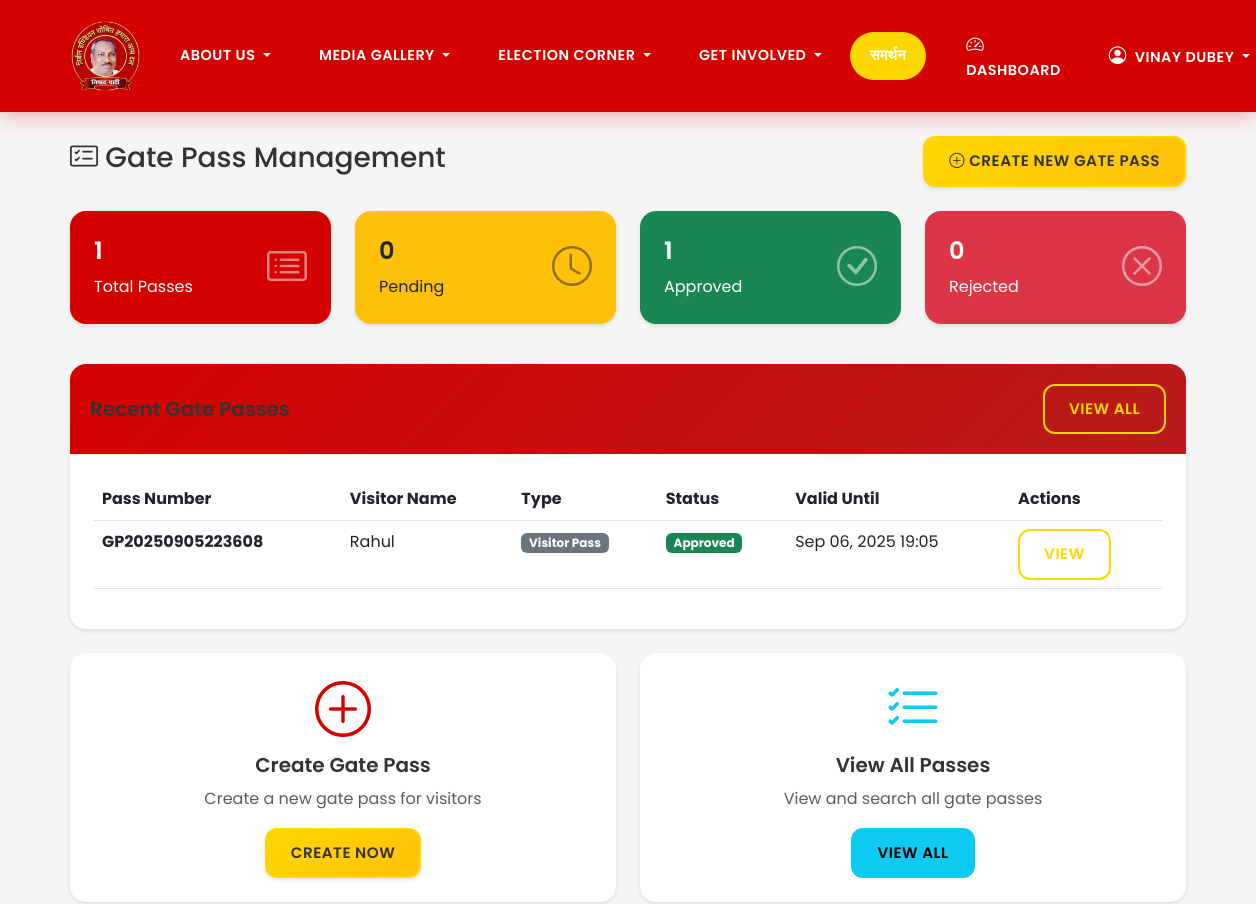
Page /gatepass/ (signed in, upper part) on the earlier database version.
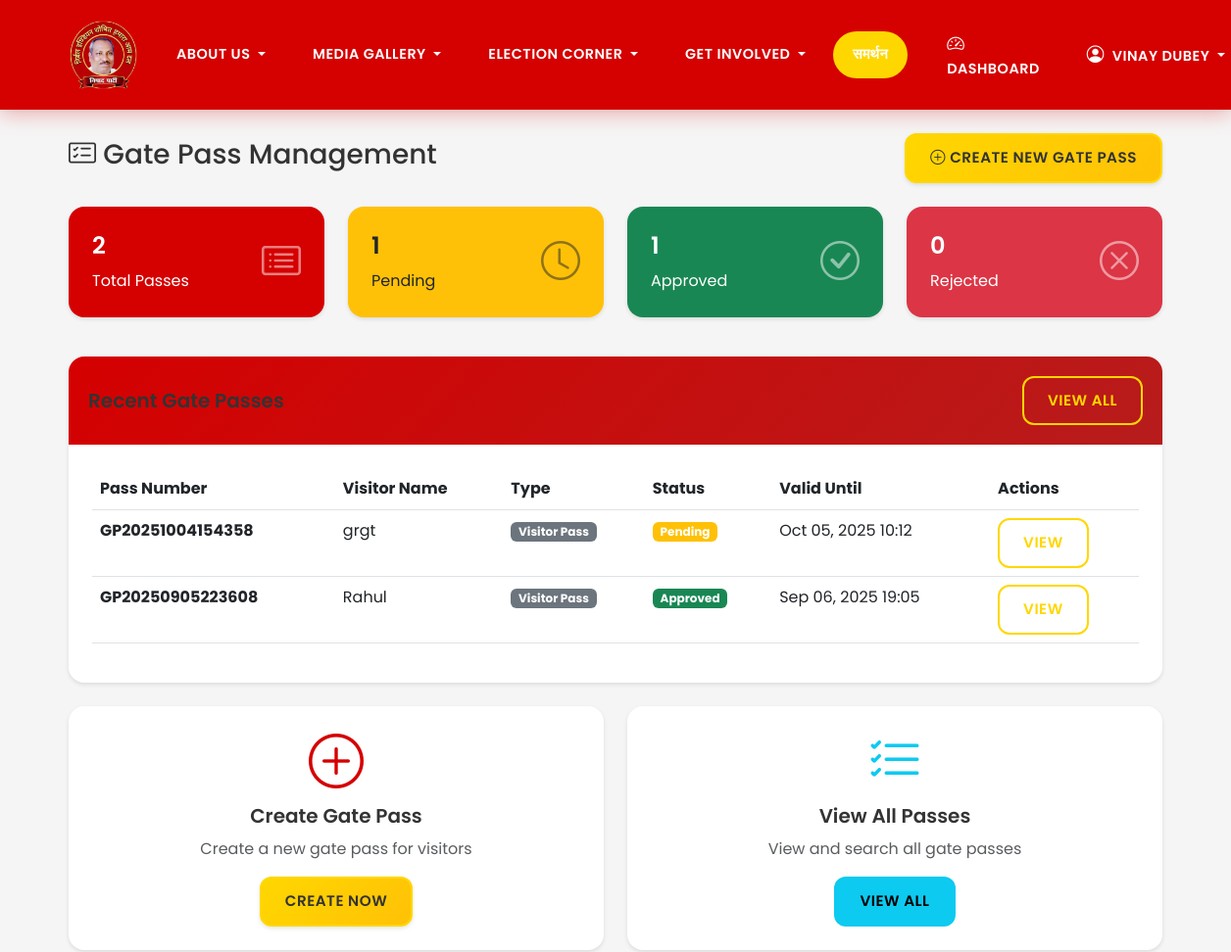
Same page on the later database version.
### gatepass/models.py (models this page shows, shortened)
class GatePass(models.Model):
    pass_number = models.CharField(max_length=20, unique=True, blank=True)
    visitor_name = models.CharField(max_length=100)
    visitor_phone = models.CharField(max_length=15)
    visitor_email = models.EmailField(blank=True)
    visitor_id_proof = models.CharField(max_length=50, help_text="ID proof number")
    company_organization = models.CharField(max_length=200, blank=True, help_text="Company/Organization name")
    pass_type = models.CharField(max_length=20, choices=GATE_PASS_TYPE_CHOICES, default='VISITOR')
    purpose = models.TextField(help_text="Purpose of visit")
    valid_from = models.DateTimeField()
    valid_until = models.DateTimeField()
    authorized_areas = models.TextField(blank=True, help_text="Areas visitor is authorized to access")
    escort_required = models.BooleanField(default=False)
    escort_name = models.CharField(max_length=100, blank=True)
    escort_phone = models.CharField(max_length=15, blank=True)
    status = models.CharField(max_length=20, choices=GATE_PASS_STATUS_CHOICES, default='PENDING')
    created_by = models.ForeignKey(User, on_delete=models.CASCADE, related_name='created_gatepasses')
    approved_by = models.ForeignKey(User, on_delete=models.SET_NULL, null=True, blank=True, related_name='approved_gatepasses')
    created_at = models.DateTimeField(auto_now_add=True)
    updated_at = models.DateTimeField(auto_now=True)
    approved_at = models.DateTimeField(null=True, blank=True)
    notes = models.TextField(blank=True, help_text="Additional notes")
    class Meta:
        verbose_name = _("Gate Pass")
        verbose_name_plural = _("Gate Passes")
        ordering = ['-created_at']

### gatepass/views.py (the view)
# urls.py: path('', views.asset_dashboard, name='dashboard'),
@login_required
def dashboard(request):
    user_can_create = can_create_gatepass(request.user)
    user_can_view_all = can_view_all_gatepasses(request.user)
    if user_can_view_all:
        gatepasses = GatePass.objects.all()
    else:
        gatepasses = GatePass.objects.filter(created_by=request.user)
    stats = {
        'total': gatepasses.count(),
        'pending': gatepasses.filter(status='PENDING').count(),
        'approved': gatepasses.filter(status='APPROVED').count(),
        'rejected': gatepasses.filter(status='REJECTED').count(),
    }
    recent_gatepasses = gatepasses.order_by('-created_at')[:5]
    context = {
        'stats': stats,
        'recent_gatepasses': recent_gatepasses,
        'user_can_create': user_can_create,
        'user_can_view_all': user_can_view_all,
    }
    return render(request, 'gatepass/dashboard.html', context)

### gatepass/permissions.py (called while the page is built, shortened)
def can_create_gatepass(user):
    if not user.is_authenticated:
        return False
    if user.user_type in ['ADMINISTRATOR']:
        return True

def can_view_all_gatepasses(user):
    if not user.is_authenticated:
        return False
    return user.user_type in ['ADMINISTRATOR', 'COORDINATOR']

### templates/gatepass/dashboard.html (shortened to what the changed rows need)
{% extends 'base.html' %}
{% block content %}
<div class="container mt-4">
    <div class="row">
        <div class="col-md-12">
            <div class="d-flex justify-content-between align-items-center mb-4">
                <h1 class="h3">
                    <i class="bi bi-card-checklist"></i>
                    Gate Pass Management
                </h1>
            </div>
            <div class="row mb-4">
                <div class="col-md-3 mb-3">
                    <div class="card bg-primary text-white">
                        <div class="card-body">
                            <div class="d-flex justify-content-between align-items-center">
                                <div>
                                    <h4 class="card-title">{{ stats.total }}</h4>
                                    <p class="card-text">Total Passes</p>
                                </div>
                            </div>
                        </div>
                    </div>
                </div>
                <div class="col-md-3 mb-3">
                    <div class="card bg-warning text-dark">
                        <div class="card-body">
                            <div class="d-flex justify-content-between align-items-center">
                                <div>
                                    <h4 class="card-title">{{ stats.pending }}</h4>
                                    <p class="card-text">Pending</p>
                                </div>
                            </div>
                        </div>
                    </div>
                </div>
            </div>
            <div class="card">
                <div class="card-body">
                    {% if recent_gatepasses %}
                        <div class="table-responsive">
                            <table class="table table-hover">
                                <thead>
                                    <tr>
                                        <th>Pass Number</th>
                                        <th>Visitor Name</th>
                                        <th>Type</th>
                                        <th>Status</th>
                                        <th>Valid Until</th>
                                        <th>Actions</th>
                                    </tr>
                                </thead>
                                <tbody>
                                    {% for gatepass in recent_gatepasses %}
                                    <tr>
                                        <td>
                                            <strong>{{ gatepass.pass_number }}</strong>
                                        </td>
                                        <td>{{ gatepass.visitor_name }}</td>
                                        <td>
                                            <span class="badge bg-secondary">
                                                {{ gatepass.get_pass_type_display }}
                                            </span>
                                        </td>
                                        <td>
                                            {% if gatepass.status == 'APPROVED' %}
                                                <span class="badge bg-success">
                                            {% elif gatepass.status == 'PENDING' %}
                                                <span class="badge bg-warning">
                                            {% elif gatepass.status == 'REJECTED' %}
                                                <span class="badge bg-danger">
                                            {% else %}
                                                <span class="badge bg-secondary">
                                            {% endif %}
                                                {{ gatepass.get_status_display }}
                                            </span>
                                        </td>
                                        <td>{{ gatepass.valid_until|date:"M d, Y H:i" }}</td>
                                        <td>
                                            <a href="{% url 'gatepass:detail' gatepass.pk %}"
                                               class="btn btn-sm btn-outline-primary">
                                                View
                                            </a>
                                        </td>
                                    </tr>
                                    {% endfor %}
                                </tbody>
                            </table>
                        </div>
                    {% endif %}
                </div>
            </div>
        </div>
    </div>
</div>
{% endblock %}

Differences in the rows shown:
added GatePass: pass_number "GP20251004154358", visitor_name "grgt", pass_type "Visitor Pass", status "Pending", valid_until "Oct 05, 2025 10:12"
Other differences:
{{ stats.total }}: "1" → "2"
{{ stats.pending }}: "0" → "1"
